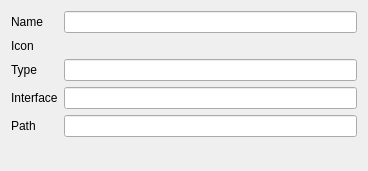
<?xml version="1.0" encoding="UTF-8"?>
<ui version="4.0">
 <class>MatGui::PropertiesWidget</class>
 <widget class="QWidget" name="MatGui::PropertiesWidget">
  <property name="geometry">
   <rect>
    <x>0</x>
    <y>0</y>
    <width>368</width>
    <height>171</height>
   </rect>
  </property>
  <property name="windowTitle">
   <string>Form</string>
  </property>
  <layout class="QVBoxLayout" name="verticalLayout">
   <item>
    <layout class="QGridLayout" name="gridLayout">
     <item row="2" column="2">
      <widget class="QLineEdit" name="editType"/>
     </item>
     <item row="0" column="0">
      <widget class="QLabel" name="labelObjectName">
       <property name="text">
        <string>Name</string>
       </property>
      </widget>
     </item>
     <item row="2" column="0">
      <widget class="QLabel" name="labelType">
       <property name="text">
        <string>Type</string>
       </property>
      </widget>
     </item>
     <item row="3" column="0">
      <widget class="QLabel" name="labelInterface">
       <property name="text">
        <string>Interface</string>
       </property>
      </widget>
     </item>
     <item row="0" column="2">
      <widget class="QLineEdit" name="editObjectName"/>
     </item>
     <item row="1" column="0">
      <widget class="QLabel" name="labelIcon">
       <property name="text">
        <string>Icon</string>
       </property>
      </widget>
     </item>
     <item row="3" column="2">
      <widget class="QLineEdit" name="editInterface"/>
     </item>
     <item row="1" column="2">
      <widget class="QWidget" name="widgetIcon" native="true"/>
     </item>
     <item row="4" column="0">
      <widget class="QLabel" name="labelPath">
       <property name="text">
        <string>Path</string>
       </property>
      </widget>
     </item>
     <item row="4" column="2">
      <widget class="QLineEdit" name="editPath"/>
     </item>
    </layout>
   </item>
   <item>
    <spacer name="verticalSpacer">
     <property name="orientation">
      <enum>Qt::Vertical</enum>
     </property>
     <property name="sizeHint" stdset="0">
      <size>
       <width>20</width>
       <height>0</height>
      </size>
     </property>
    </spacer>
   </item>
  </layout>
 </widget>
 <resources/>
 <connections/>
</ui>
